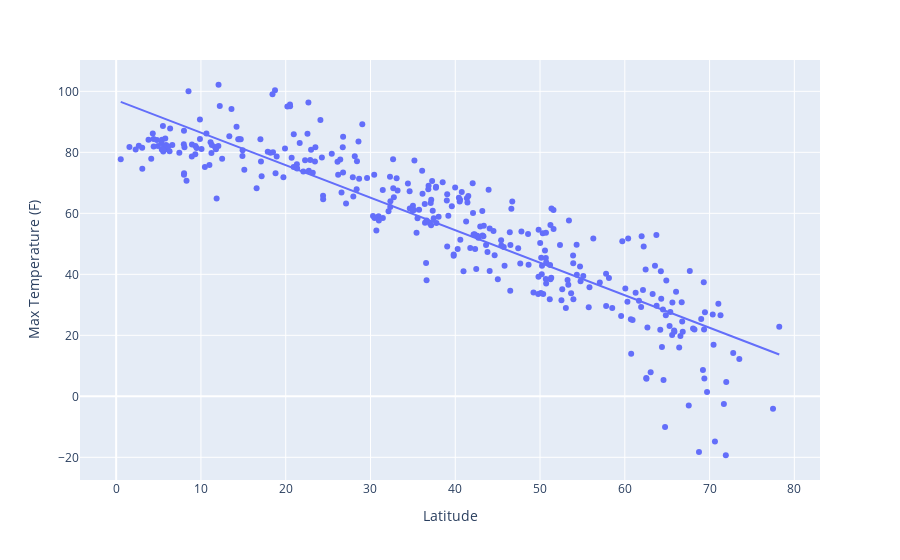

Write notebook code for a chart like this one.
### Code cell
# if only :)
# import plotly.express as px
#
# fig = px.scatter(
#         df_north,
#         x='Latitude',
#         y=ys[0],
#         trendline='ols'
# )
# fig.show()
#
# reg = px.get_trendline_results(fig)
# reg.query().px_fit_results.iloc[0].summary()

# def scatter_trend(df, name=None, x='Latitude', y=None, hue_by=None):

#     fig = px.scatter(
#             df,
#             x=x,
#             y=y,
#             trendline='ols',
#             color=hue_by
#     )
#
#     plt.savefig(f'{name}.png')
#     plt.show()
#     plt.close()
#     return

# fig = scatter_trend(df_north, name='north', y='Max Temperature (F)')
# plt.show()

### Figure 1 — Plotly figure (JSON) as saved in the notebook; plotly's stock layout.template omitted (floating-point values rounded to 4 significant figures; data arrays with more than 128 entries replaced by an {"elided": "..."} marker saying what was removed)
{"data": [{"hovertemplate": "Latitude=%{x}<br>Max Temperature (F)=%{y}<extra></extra>", "legendgroup": "", "marker": {"color": "#636efa", "symbol": "circle"}, "mode": "markers", "name": "", "orientation": "v", "showlegend": false, "type": "scatter", "x": {"elided": "341 float values"}, "xaxis": "x", "y": {"elided": "341 float values"}, "yaxis": "y"}, {"hovertemplate": "<b>OLS trendline</b><br>Max Temperature (F) = -1.06591 * Latitude + 97.1043<br>R<sup>2</sup>=0.805790<br><br>Latitude=%{x}<br>Max Temperature (F)=%{y} <b>(trend)</b><extra></extra>", "legendgroup": "", "marker": {"color": "#636efa", "symbol": "circle"}, "mode": "lines", "name": "", "showlegend": false, "type": "scatter", "x": {"elided": "341 float values"}, "xaxis": "x", "y": {"elided": "341 float values"}, "yaxis": "y"}], "layout": {"legend": {"tracegroupgap": 0}, "margin": {"t": 60}, "xaxis": {"anchor": "y", "domain": [0.0, 1.0], "title": {"text": "Latitude"}}, "yaxis": {"anchor": "x", "domain": [0.0, 1.0], "title": {"text": "Max Temperature (F)"}}}}
